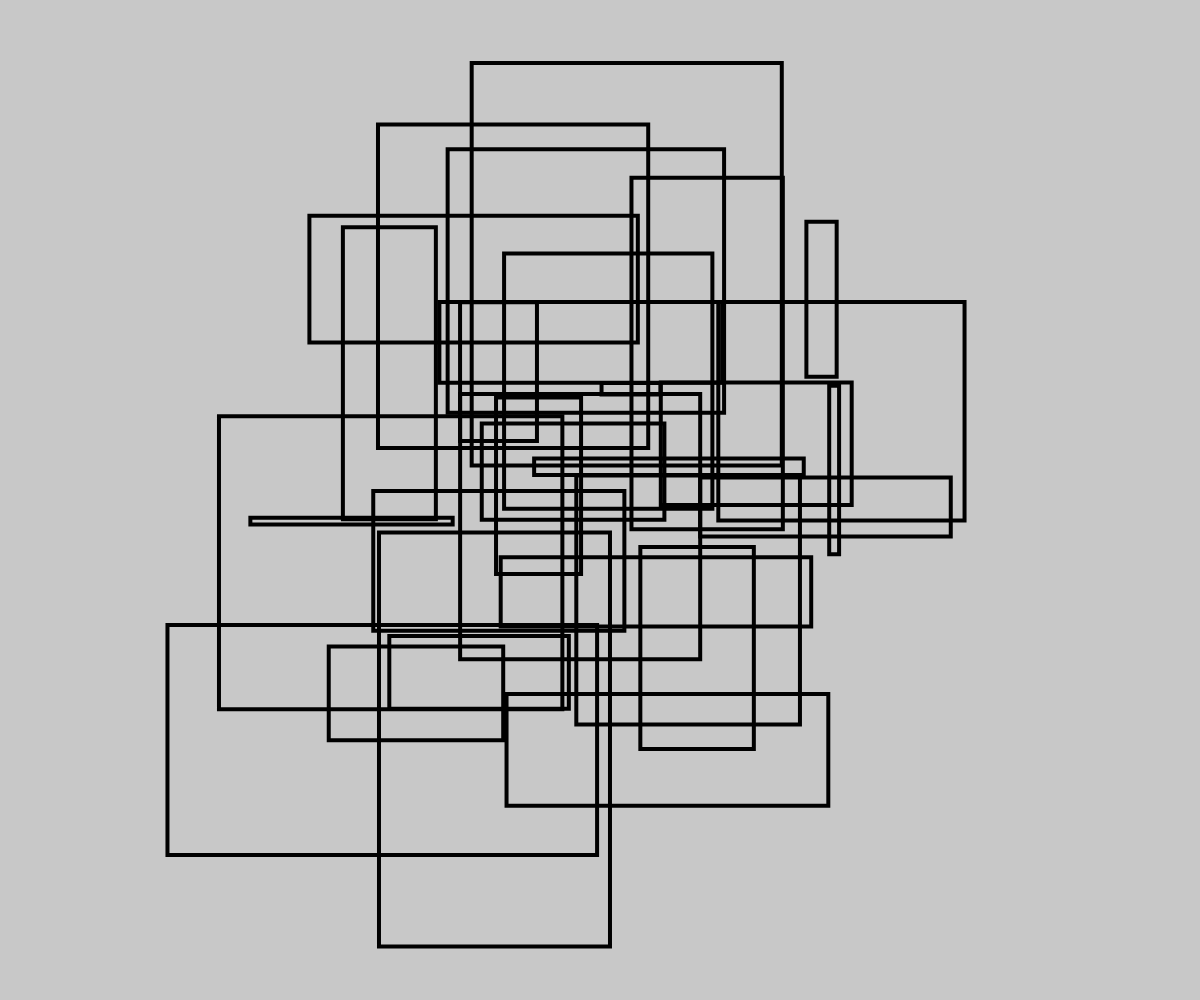
Frame 1 (no input)
Frame 2 (the mouse pressed at the canvas centre, redrawn once): identical to frame 1, image omitted

The p5.js sketch that drew this single still picture (run headless with seeded random() and noise() and a simulated clock; the mouse was pressed at the canvas centre and the sketch redrawn once):

// p5.js sketch
// ── sketch.js
let rectangles = [];

function setup () {
  createCanvas(windowWidth, windowHeight);
  noLoop();
  
  let rectangleCount = 30;
  for (let i = 0; i < rectangleCount; i++) {
    let shrink = 0.5;
    let position = [
      random(-1, 1) * shrink,
      random(-1, 1) * shrink
    ];
    let scale = random(0.5, 1);
    let size = [
      random(0, 1) * scale,
      random(0, 1) * scale
    ];
    rectangles.push({
      position,
      size
    });
  }
}

function draw(){
  background(200);
  
  strokeJoin(MITER);
  rectMode(CENTER);
  noFill();
  stroke(0);

  let size = height/2
  
  for( r of rectangles) {
    let [ x, y ] = r.position;
    let [ w, h ] = r.size;
    
    push();
    translate(width / 2, height / 2);
    scale(size, size);
    strokeWeight(0.008);
    rect(x, y, w, h);
    pop();
  }
}

function windowResized () {
  resizeCanvas(windowWidth, windowHeight);
}
